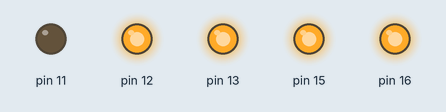
Simulated run of this program. Board: Raspberry Pi (header pin numbers). On the bench: output pins drawn as LEDs (lit = HIGH).

Above: at 0.06 s.
At 0.56 s:
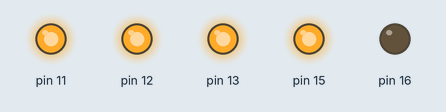
At 1.43 s:
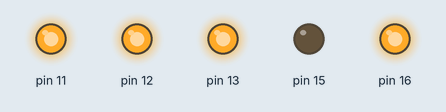
At 2.18 s:
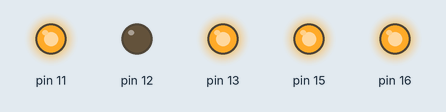
At 2.81 s:
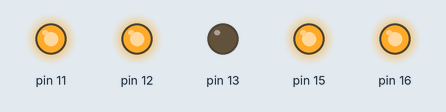
Timing chart, 0 to 3.1 s (numbered marks = the images above):
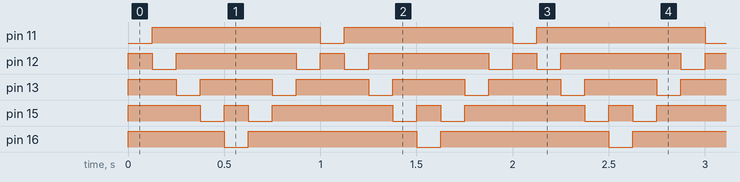

Measured:
- by itself, pin 11, pin 16: alternates HIGH for 0.88 s and LOW for 0.13 s
- by itself, pin 12: repeats every 1.0 s: HIGH 0.63 s, LOW 0.13 s, HIGH 0.13 s, LOW 0.13 s
- by itself, pin 13: alternates HIGH for 0.38 s and LOW for 0.13 s
- by itself, pin 15: repeats every 1.0 s: HIGH 0.13 s, LOW 0.13 s, HIGH 0.63 s, LOW 0.13 s

The program:

knightRider.py
```python
# connect pin 1 (+) with resistor
# than the resistor with long ledge of LED
# than short lege of LED with PIN 11 (-) GPIO 17


import time
import RPi.GPIO as GPIO

timeToSleep = 0.125

# Pin-Nummern wie auf dem Raspberry Board verwenden
GPIO.setmode(GPIO.BOARD)

# Pin 11 (GPIO 17) als Output
GPIO.setup(11, GPIO.OUT)
GPIO.setup(12, GPIO.OUT)
GPIO.setup(13, GPIO.OUT)
GPIO.setup(15, GPIO.OUT)
GPIO.setup(16, GPIO.OUT)

GPIO.output(11, GPIO.HIGH)
GPIO.output(12, GPIO.HIGH)
GPIO.output(13, GPIO.HIGH)
GPIO.output(15, GPIO.HIGH)
GPIO.output(16, GPIO.HIGH)

# Dauersschleife fr das Blinken
while 1:
  GPIO.output(11, GPIO.LOW)
  GPIO.output(12, GPIO.HIGH)
  GPIO.output(13, GPIO.HIGH)
  GPIO.output(15, GPIO.HIGH)
  GPIO.output(16, GPIO.HIGH)
  time.sleep(timeToSleep)

  GPIO.output(11, GPIO.HIGH)
  GPIO.output(12, GPIO.LOW)
  GPIO.output(13, GPIO.HIGH)
  GPIO.output(15, GPIO.HIGH)
  GPIO.output(16, GPIO.HIGH)
  time.sleep(timeToSleep)

  GPIO.output(11, GPIO.HIGH)
  GPIO.output(12, GPIO.HIGH)
  GPIO.output(13, GPIO.LOW)
  GPIO.output(15, GPIO.HIGH)
  GPIO.output(16, GPIO.HIGH)
  time.sleep(timeToSleep)

  GPIO.output(11, GPIO.HIGH)
  GPIO.output(12, GPIO.HIGH)
  GPIO.output(13, GPIO.HIGH)
  GPIO.output(15, GPIO.LOW)
  GPIO.output(16, GPIO.HIGH)
  time.sleep(timeToSleep)

  GPIO.output(11, GPIO.HIGH)
  GPIO.output(12, GPIO.HIGH)
  GPIO.output(13, GPIO.HIGH)
  GPIO.output(15, GPIO.HIGH)
  GPIO.output(16, GPIO.LOW)
  time.sleep(timeToSleep)

  GPIO.output(11, GPIO.HIGH)
  GPIO.output(12, GPIO.HIGH)
  GPIO.output(13, GPIO.HIGH)
  GPIO.output(15, GPIO.LOW)
  GPIO.output(16, GPIO.HIGH)
  time.sleep(timeToSleep)

  GPIO.output(11, GPIO.HIGH)
  GPIO.output(12, GPIO.HIGH)
  GPIO.output(13, GPIO.LOW)
  GPIO.output(15, GPIO.HIGH)
  GPIO.output(16, GPIO.HIGH)
  time.sleep(timeToSleep)

  GPIO.output(11, GPIO.HIGH)
  GPIO.output(12, GPIO.LOW)
  GPIO.output(13, GPIO.HIGH)
  GPIO.output(15, GPIO.HIGH)
  GPIO.output(16, GPIO.HIGH)
  time.sleep(timeToSleep)
```
